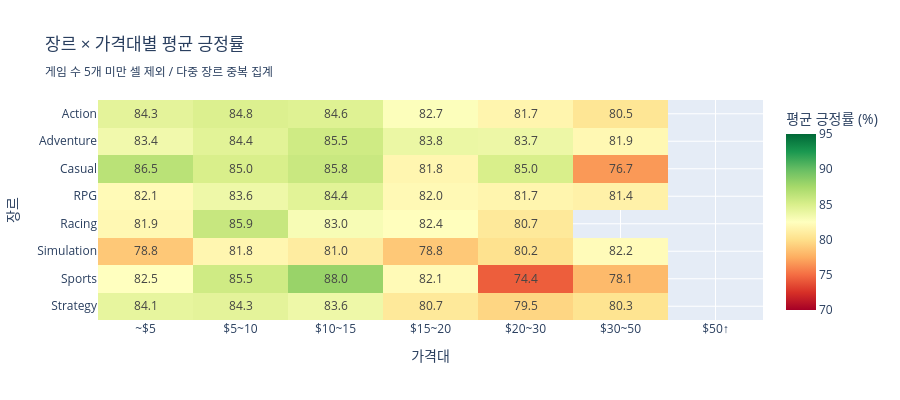

The code cell stored with this chart in its notebook:
### Markdown cell above
**해석:** RPG·Strategy가 가격 중앙값이 높고 Casual·Racing이 낮다. 신규 인디 개발사라면 해당 장르의 중앙값 ±20% 범위를 출시 가격의 기준점으로 삼는 것을 권장한다.

### Code cell
price_bins   = [0, 5, 10, 15, 20, 30, 50, float('inf')]
price_labels = ['~$5', '$5~10', '$10~15', '$15~20', '$20~30', '$30~50', '$50↑']
df_paid = df_paid.copy()
df_paid['price_range'] = pd.cut(df_paid['price'], bins=price_bins, labels=price_labels, right=True)

MIN_CELL = 5
heatmap_data = (
    df_paid
    .groupby(['genre', 'price_range'], observed=True)
    .agg(avg_pos=('positive_rate', 'mean'), count=('appid', 'nunique'))
    .reset_index()
)
heatmap_data.loc[heatmap_data['count'] < MIN_CELL, 'avg_pos'] = float('nan')
pivot = heatmap_data.pivot(index='genre', columns='price_range', values='avg_pos').round(1)

fig = px.imshow(
    pivot,
    text_auto='.1f',
    color_continuous_scale='RdYlGn',
    zmin=70, zmax=95,
    title=f'장르 × 가격대별 평균 긍정률<br><sub>게임 수 {MIN_CELL}개 미만 셀 제외 / 다중 장르 중복 집계</sub>',
    labels={'x': '가격대', 'y': '장르', 'color': '평균 긍정률 (%)'},
    aspect='auto',
)
fig.update_layout(height=400)
fig.show()

### Figure 1 — Plotly figure (JSON) as saved in the notebook; plotly's stock layout.template omitted (floating-point values rounded to 4 significant figures)
{"data": [{"coloraxis": "coloraxis", "hovertemplate": "가격대: %{x}<br>장르: %{y}<br>평균 긍정률 (%): %{z}<extra></extra>", "name": "0", "texttemplate": "%{z:.1f}", "type": "heatmap", "x": ["~$5", "$5~10", "$10~15", "$15~20", "$20~30", "$30~50", "$50↑"], "xaxis": "x", "y": ["Action", "Adventure", "Casual", "RPG", "Racing", "Simulation", "Sports", "Strategy"], "yaxis": "y", "z": [[84.3, 84.8, 84.6, 82.7, 81.7, 80.5, NaN], [83.4, 84.4, 85.5, 83.8, 83.7, 81.9, NaN], [86.5, 85.0, 85.8, 81.8, 85.0, 76.7, NaN], [82.1, 83.6, 84.4, 82.0, 81.7, 81.4, NaN], [81.9, 85.9, 83.0, 82.4, 80.7, NaN, NaN], [78.8, 81.8, 81.0, 78.8, 80.2, 82.2, NaN], [82.5, 85.5, 88.0, 82.1, 74.4, 78.1, NaN], [84.1, 84.3, 83.6, 80.7, 79.5, 80.3, NaN]]}], "layout": {"coloraxis": {"cmax": 95, "cmin": 70, "colorbar": {"title": {"text": "평균 긍정률 (%)"}}, "colorscale": [[0, "rgb(165,0,38)"], [0.1, "rgb(215,48,39)"], [0.2, "rgb(244,109,67)"], [0.3, "rgb(253,174,97)"], [0.4, "rgb(254,224,139)"], [0.5, "rgb(255,255,191)"], [0.6, "rgb(217,239,139)"], [0.7, "rgb(166,217,106)"], [0.8, "rgb(102,189,99)"], [0.9, "rgb(26,152,80)"], [1, "rgb(0,104,55)"]]}, "height": 400, "title": {"text": "장르 × 가격대별 평균 긍정률<br><sub>게임 수 5개 미만 셀 제외 / 다중 장르 중복 집계</sub>"}, "xaxis": {"anchor": "y", "domain": [0, 1], "title": {"text": "가격대"}}, "yaxis": {"anchor": "x", "autorange": "reversed", "domain": [0, 1], "title": {"text": "장르"}}}}
